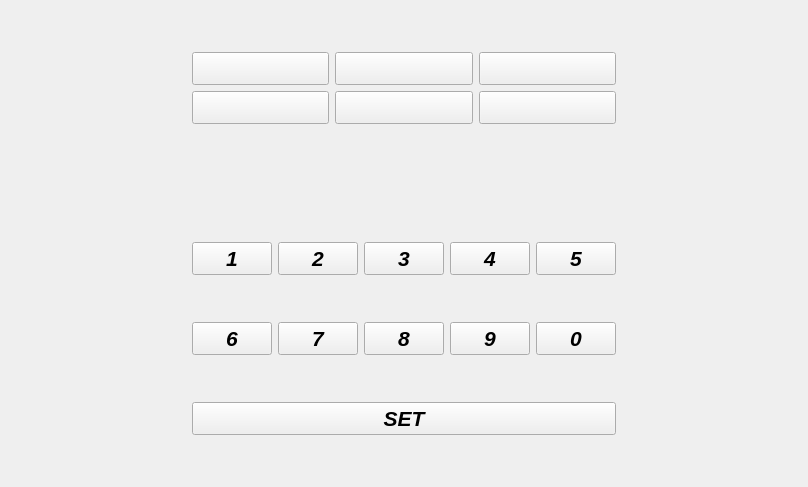
<?xml version="1.0" encoding="UTF-8"?>
<ui version="4.0">
 <class>RtcTest</class>
 <widget class="QWidget" name="RtcTest">
  <property name="geometry">
   <rect>
    <x>0</x>
    <y>0</y>
    <width>808</width>
    <height>487</height>
   </rect>
  </property>
  <property name="windowTitle">
   <string>MainWindow</string>
  </property>
  <layout class="QGridLayout" name="gridLayout_3">
   <item row="4" column="1">
    <layout class="QHBoxLayout" name="horizontalLayout_3">
     <item>
      <widget class="QPushButton" name="pushButton_1">
       <property name="font">
        <font>
         <pointsize>16</pointsize>
         <weight>75</weight>
         <italic>true</italic>
         <bold>true</bold>
        </font>
       </property>
       <property name="text">
        <string>1</string>
       </property>
      </widget>
     </item>
     <item>
      <widget class="QPushButton" name="pushButton_2">
       <property name="font">
        <font>
         <pointsize>16</pointsize>
         <weight>75</weight>
         <italic>true</italic>
         <bold>true</bold>
        </font>
       </property>
       <property name="text">
        <string>2</string>
       </property>
      </widget>
     </item>
     <item>
      <widget class="QPushButton" name="pushButton_3">
       <property name="font">
        <font>
         <pointsize>16</pointsize>
         <weight>75</weight>
         <italic>true</italic>
         <bold>true</bold>
        </font>
       </property>
       <property name="text">
        <string>3</string>
       </property>
      </widget>
     </item>
     <item>
      <widget class="QPushButton" name="pushButton_4">
       <property name="font">
        <font>
         <pointsize>16</pointsize>
         <weight>75</weight>
         <italic>true</italic>
         <bold>true</bold>
        </font>
       </property>
       <property name="text">
        <string>4</string>
       </property>
      </widget>
     </item>
     <item>
      <widget class="QPushButton" name="pushButton_5">
       <property name="font">
        <font>
         <pointsize>16</pointsize>
         <weight>75</weight>
         <italic>true</italic>
         <bold>true</bold>
        </font>
       </property>
       <property name="text">
        <string>5</string>
       </property>
      </widget>
     </item>
    </layout>
   </item>
   <item row="3" column="2">
    <spacer name="horizontalSpacer_2">
     <property name="orientation">
      <enum>Qt::Horizontal</enum>
     </property>
     <property name="sizeHint" stdset="0">
      <size>
       <width>40</width>
       <height>20</height>
      </size>
     </property>
    </spacer>
   </item>
   <item row="3" column="0">
    <spacer name="horizontalSpacer">
     <property name="orientation">
      <enum>Qt::Horizontal</enum>
     </property>
     <property name="sizeHint" stdset="0">
      <size>
       <width>40</width>
       <height>20</height>
      </size>
     </property>
    </spacer>
   </item>
   <item row="5" column="1">
    <layout class="QHBoxLayout" name="horizontalLayout_4">
     <item>
      <widget class="QPushButton" name="pushButton_6">
       <property name="font">
        <font>
         <pointsize>16</pointsize>
         <weight>75</weight>
         <italic>true</italic>
         <bold>true</bold>
        </font>
       </property>
       <property name="text">
        <string>6</string>
       </property>
      </widget>
     </item>
     <item>
      <widget class="QPushButton" name="pushButton_7">
       <property name="font">
        <font>
         <pointsize>16</pointsize>
         <weight>75</weight>
         <italic>true</italic>
         <bold>true</bold>
        </font>
       </property>
       <property name="text">
        <string>7</string>
       </property>
      </widget>
     </item>
     <item>
      <widget class="QPushButton" name="pushButton_8">
       <property name="font">
        <font>
         <pointsize>16</pointsize>
         <weight>75</weight>
         <italic>true</italic>
         <bold>true</bold>
        </font>
       </property>
       <property name="text">
        <string>8</string>
       </property>
      </widget>
     </item>
     <item>
      <widget class="QPushButton" name="pushButton_9">
       <property name="font">
        <font>
         <pointsize>16</pointsize>
         <weight>75</weight>
         <italic>true</italic>
         <bold>true</bold>
        </font>
       </property>
       <property name="text">
        <string>9</string>
       </property>
      </widget>
     </item>
     <item>
      <widget class="QPushButton" name="pushButton_0">
       <property name="font">
        <font>
         <pointsize>16</pointsize>
         <weight>75</weight>
         <italic>true</italic>
         <bold>true</bold>
        </font>
       </property>
       <property name="text">
        <string>0</string>
       </property>
      </widget>
     </item>
    </layout>
   </item>
   <item row="0" column="1">
    <layout class="QGridLayout" name="gridLayout_2">
     <item row="0" column="0">
      <layout class="QHBoxLayout" name="horizontalLayout">
       <item>
        <widget class="QPushButton" name="pushButton_y">
         <property name="font">
          <font>
           <pointsize>16</pointsize>
           <weight>75</weight>
           <italic>true</italic>
           <bold>true</bold>
          </font>
         </property>
         <property name="text">
          <string/>
         </property>
        </widget>
       </item>
       <item>
        <widget class="QPushButton" name="pushButton_m">
         <property name="font">
          <font>
           <pointsize>16</pointsize>
           <weight>75</weight>
           <italic>true</italic>
           <bold>true</bold>
          </font>
         </property>
         <property name="text">
          <string/>
         </property>
        </widget>
       </item>
       <item>
        <widget class="QPushButton" name="pushButton_d">
         <property name="font">
          <font>
           <pointsize>16</pointsize>
           <weight>75</weight>
           <italic>true</italic>
           <bold>true</bold>
          </font>
         </property>
         <property name="text">
          <string/>
         </property>
        </widget>
       </item>
      </layout>
     </item>
     <item row="1" column="0">
      <layout class="QHBoxLayout" name="horizontalLayout_2">
       <item>
        <widget class="QPushButton" name="pushButton_h">
         <property name="font">
          <font>
           <pointsize>16</pointsize>
           <weight>75</weight>
           <italic>true</italic>
           <bold>true</bold>
          </font>
         </property>
         <property name="text">
          <string/>
         </property>
        </widget>
       </item>
       <item>
        <widget class="QPushButton" name="pushButton_mi">
         <property name="font">
          <font>
           <pointsize>16</pointsize>
           <weight>75</weight>
           <italic>true</italic>
           <bold>true</bold>
          </font>
         </property>
         <property name="text">
          <string/>
         </property>
        </widget>
       </item>
       <item>
        <widget class="QPushButton" name="pushButton_s">
         <property name="font">
          <font>
           <pointsize>16</pointsize>
           <weight>75</weight>
           <italic>true</italic>
           <bold>true</bold>
          </font>
         </property>
         <property name="text">
          <string/>
         </property>
        </widget>
       </item>
      </layout>
     </item>
    </layout>
   </item>
   <item row="6" column="1">
    <widget class="QPushButton" name="pushButton_10">
     <property name="font">
      <font>
       <pointsize>16</pointsize>
       <weight>75</weight>
       <italic>true</italic>
       <bold>true</bold>
      </font>
     </property>
     <property name="text">
      <string>SET</string>
     </property>
    </widget>
   </item>
   <item row="3" column="1">
    <widget class="QLabel" name="label">
     <property name="sizePolicy">
      <sizepolicy hsizetype="Preferred" vsizetype="Maximum">
       <horstretch>0</horstretch>
       <verstretch>0</verstretch>
      </sizepolicy>
     </property>
     <property name="font">
      <font>
       <pointsize>16</pointsize>
       <weight>75</weight>
       <italic>true</italic>
       <bold>true</bold>
      </font>
     </property>
     <property name="text">
      <string/>
     </property>
    </widget>
   </item>
  </layout>
  <widget class="QToolBar" name="mainToolBar">
   <property name="geometry">
    <rect>
     <x>0</x>
     <y>0</y>
     <width>16</width>
     <height>16</height>
    </rect>
   </property>
  </widget>
 </widget>
 <layoutdefault spacing="6" margin="11"/>
 <resources/>
 <connections/>
</ui>
